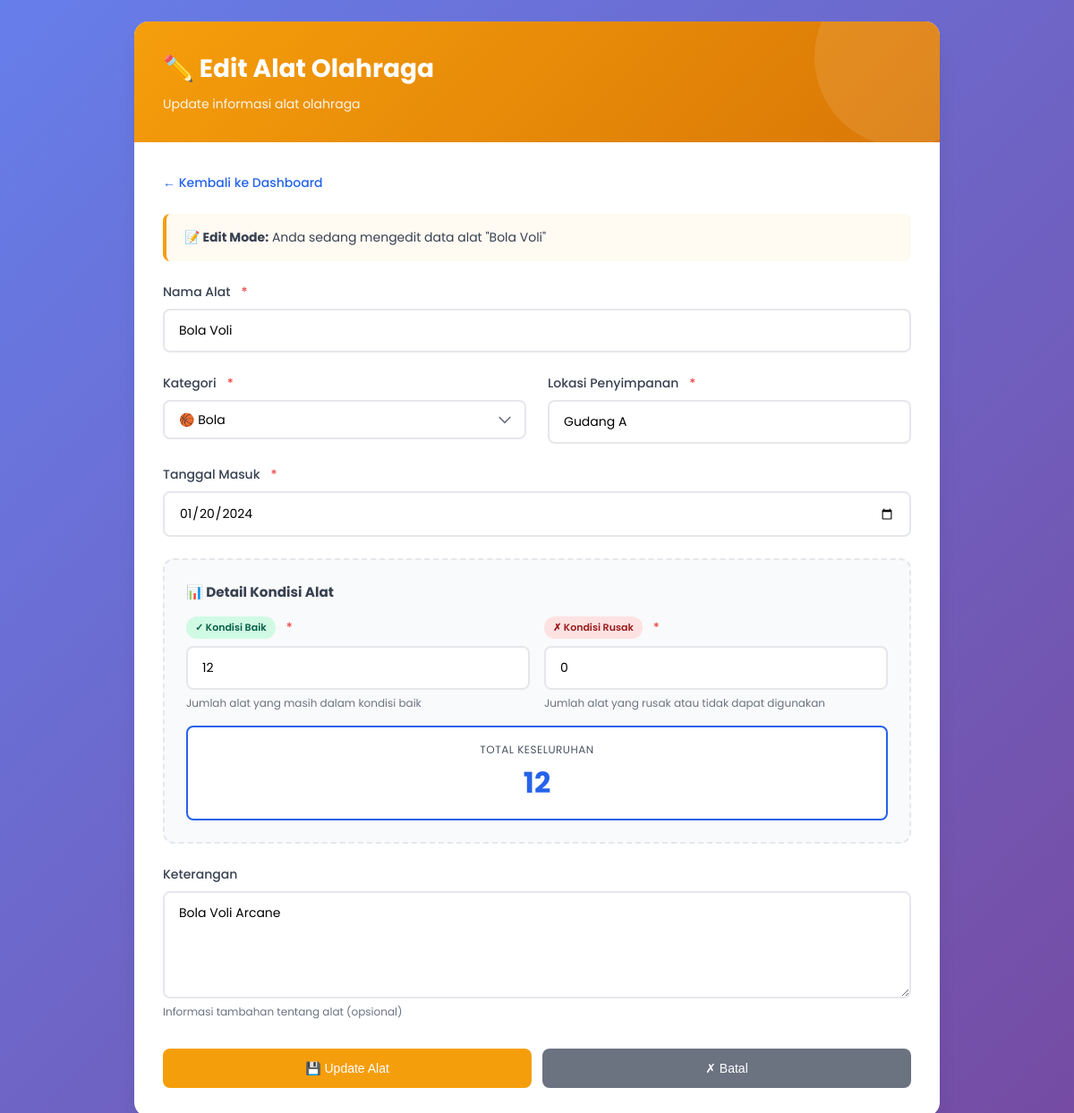
Screenshot of /edit_alat.php?id=2 (signed in) with the database file from the repository.
### tables this page shows
CREATE TABLE `alat_olahraga` (
  `id` int(11) NOT NULL,
  `nama_alat` varchar(100) NOT NULL,
  `kategori` enum('Bola','Raket','Matras','Jaring','Lainnya') NOT NULL,
  `jumlah` int(11) NOT NULL DEFAULT 0,
  `jumlah_rusak` int(11) NOT NULL DEFAULT 0,
  `lokasi_penyimpanan` varchar(100) NOT NULL,
  `tanggal_masuk` date NOT NULL,
  `keterangan` text DEFAULT NULL,
  `created_at` timestamp NOT NULL DEFAULT current_timestamp(),
  `updated_at` timestamp NOT NULL DEFAULT current_timestamp() ON UPDATE current_timestamp()
);

### edit_alat.php (the view, shortened to what this page needs)
<?php
require_once 'config.php';
$id = $_GET['id'];
$query = "SELECT * FROM alat_olahraga WHERE id = ?";
$stmt = $conn->prepare($query);
$stmt->bind_param("i", $id);
$stmt->execute();
$result = $stmt->get_result();
$alat = $result->fetch_assoc();
?>
<!DOCTYPE html>
<html lang="id">
<head>
</head>
<body>
    <div class="container">
        <div class="form-wrapper">
            <div class="form-header">
                <div class="form-header-content">
                    <h1>✏️ Edit Alat Olahraga</h1>
                    <p>Update informasi alat olahraga</p>
                </div>
            </div>
            <div class="form-content">
                <a href="dashboard.php" class="back-link">
                    ← Kembali ke Dashboard
                </a>
                <div class="info-box">
                    <p><strong>📝 Edit Mode:</strong> Anda sedang mengedit data alat "<?php echo htmlspecialchars($alat['nama_alat']); ?>"</p>
                </div>
                <form method="POST" action="" id="editForm">
                    <div class="form-grid">
                        <div class="form-group full-width">
                            <label class="form-label">
                                Nama Alat <span class="required">*</span>
                            </label>
                            <input
                                type="text"
                                name="nama_alat"
                                class="form-control"
                                value="<?php echo htmlspecialchars($alat['nama_alat']); ?>"
                                required
                            >
                        </div>
                        <div class="form-group">
                            <label class="form-label">
                                Kategori <span class="required">*</span>
                            </label>
                            <select name="kategori" class="form-control" required>
                                <option value="Bola" <?php echo $alat['kategori'] == 'Bola' ? 'selected' : ''; ?>>🏀 Bola</option>
                            </select>
                        </div>
                        <div class="form-group">
                            <label class="form-label">
                                Lokasi Penyimpanan <span class="required">*</span>
                            </label>
                            <input
                                type="text"
                                name="lokasi_penyimpanan"
                                class="form-control"
                                value="<?php echo htmlspecialchars($alat['lokasi_penyimpanan']); ?>"
                                required
                            >
                        </div>
                        <div class="form-group full-width">
                            <label class="form-label">
                                Tanggal Masuk <span class="required">*</span>
                            </label>
                            <input
                                type="date"
                                name="tanggal_masuk"
                                class="form-control"
                                value="<?php echo htmlspecialchars($alat['tanggal_masuk']); ?>"
                                required
                            >
                        </div>
                        <div class="kondisi-section">
                            <h3>📊 Detail Kondisi Alat</h3>
                            <div class="kondisi-grid">
                                <div class="kondisi-input-wrapper">
                                    <label>
                                        <span class="kondisi-badge baik">✓ Kondisi Baik</span>
                                        <span class="required">*</span>
                                    </label>
                                    <input
                                        type="number"
                                        name="jumlah"
                                        id="jumlah_baik"
                                        class="form-control"
                                        min="0"
                                        value="<?php echo htmlspecialchars($alat['jumlah']); ?>"
                                        onchange="updateTotal()"
                                        required
                                    >
                                    <span class="form-help">Jumlah alat yang masih dalam kondisi baik</span>
                                </div>
                                <div class="kondisi-input-wrapper">
                                    <label>
                                        <span class="kondisi-badge rusak">✗ Kondisi Rusak</span>
                                        <span class="required">*</span>
                                    </label>
                                    <input
                                        type="number"
                                        name="jumlah_rusak"
                                        id="jumlah_rusak"
                                        class="form-control"
                                        min="0"
                                        value="<?php echo htmlspecialchars($alat['jumlah_rusak']); ?>"
                                        onchange="updateTotal()"
                                        required
                                    >
                                    <span class="form-help">Jumlah alat yang rusak atau tidak dapat digunakan</span>
                                </div>
                                <div class="total-display">
                                    <label>Total Keseluruhan</label>
                                    <div class="total-number" id="total_display">
                                        <?php echo $alat['jumlah'] + $alat['jumlah_rusak']; ?>
                                    </div>
                                </div>
                            </div>
                        </div>
                        <div class="form-group full-width">
                            <label class="form-label">
                                Keterangan
                            </label>
                            <textarea
                                name="keterangan"
                                class="form-control"
                                placeholder="Tambahkan catatan atau keterangan tambahan..."
                            ><?php echo htmlspecialchars($alat['keterangan']); ?></textarea>
                            <span class="form-help">Informasi tambahan tentang alat (opsional)</span>
                        </div>
                    </div>
                    <div class="btn-group">
                        <button type="submit" class="btn btn-warning">
                            💾 Update Alat
                        </button>
                        <button type="button" class="btn btn-secondary" onclick="window.location.href='dashboard.php'">
                            ✗ Batal
                        </button>
                    </div>
                </form>
            </div>
        </div>
    </div>
</body>
</html>

### edit_alat.php (style rules this page uses)
* { margin: 0; padding: 0; box-sizing: border-box; }
:root { --primary-blue: #2563eb; --primary-blue-dark: #1e40af; --accent-orange: #f59e0b; --accent-orange-dark: #d97706; --white: #ffffff; --gray-50: #f9fafb; --gray-100: #f3f4f6; --gray-200: #e5e7eb; --gray-500: #6b7280; --gray-600: #4b5563; --gray-700: #374151; --gray-800: #1f2937; --accent-red: #ef4444; --accent-green: #10b981; }
body { font-family: 'Poppins', sans-serif; background: linear-gradient(135deg, #667eea 0%, #764ba2 100%); min-height: 100vh; padding: 1.5rem; }
.container { max-width: 900px; margin: 0 auto; }
.form-wrapper { background: var(--white); border-radius: 1rem; box-shadow: 0 20px 25px -5px rgba(0, 0, 0, 0.1); overflow: hidden; animation: slideUp 0.4s ease-out; }
.form-header { background: linear-gradient(135deg, var(--accent-orange) 0%, var(--accent-orange-dark) 100%); color: var(--white); padding: 2rem; position: relative; overflow: hidden; }
.form-header::before { content: ''; position: absolute; top: 0; right: 0; width: 200px; height: 200px; background: rgba(255, 255, 255, 0.1); border-radius: 50%; transform: translate(30%, -30%); }
.form-header-content { position: relative; z-index: 1; }
.form-header h1 { font-size: 1.75rem; font-weight: 700; margin-bottom: 0.5rem; }
.form-header p { font-size: 0.875rem; opacity: 0.9; }
.back-link { display: inline-flex; align-items: center; gap: 0.5rem; color: var(--primary-blue); text-decoration: none; font-size: 0.875rem; font-weight: 500; margin-bottom: 1.5rem; transition: all 0.15s; }
.form-content { padding: 2rem; }
.form-grid { display: grid; grid-template-columns: repeat(2, 1fr); gap: 1.5rem; margin-bottom: 1.5rem; }
.form-group { display: flex; flex-direction: column; }
.form-group.full-width { grid-column: 1 / -1; }
.form-label { margin-bottom: 0.5rem; color: var(--gray-700); font-weight: 500; font-size: 0.875rem; display: flex; align-items: center; gap: 0.5rem; }
.required { color: var(--accent-red); margin-left: 0.25rem; }
.form-control { width: 100%; padding: 0.75rem 1rem; border: 2px solid var(--gray-200); border-radius: 0.5rem; font-size: 0.875rem; font-family: inherit; transition: all 0.15s; background: var(--white); }
.form-control::placeholder { color: var(--gray-500); }
textarea.form-control { resize: vertical; min-height: 120px; }
select.form-control { cursor: pointer; background-repeat: no-repeat; background-position: right 0.75rem center; background-size: 1.25rem; padding-right: 2.5rem; appearance: none; }
.form-help { margin-top: 0.375rem; font-size: 0.75rem; color: var(--gray-500); }
.info-box { background: rgba(245, 158, 11, 0.05); border-left: 4px solid var(--accent-orange); padding: 1rem 1.25rem; border-radius: 0.5rem; margin-bottom: 1.5rem; }
.info-box p { margin: 0; color: var(--gray-700); font-size: 0.875rem; }
.kondisi-section { grid-column: 1 / -1; background: var(--gray-50); padding: 1.5rem; border-radius: 0.75rem; border: 2px dashed var(--gray-200); }
.kondisi-section h3 { color: var(--gray-700); font-size: 0.95rem; margin-bottom: 1rem; display: flex; align-items: center; gap: 0.5rem; }
.kondisi-grid { display: grid; grid-template-columns: repeat(2, 1fr); gap: 1rem; }
.kondisi-input-wrapper { display: flex; flex-direction: column; }
.kondisi-input-wrapper label { margin-bottom: 0.5rem; color: var(--gray-700); font-weight: 500; font-size: 0.875rem; display: flex; align-items: center; gap: 0.5rem; }
.kondisi-badge { padding: 4px 10px; border-radius: 12px; font-size: 11px; font-weight: 600; }
.kondisi-badge.baik { background: #d1fae5; color: #065f46; }
.kondisi-badge.rusak { background: #fee2e2; color: #991b1b; }
.total-display { grid-column: 1 / -1; text-align: center; padding: 1rem; background: white; border-radius: 0.5rem; border: 2px solid var(--primary-blue); }
.total-display label { display: block; font-size: 0.75rem; color: var(--gray-600); margin-bottom: 0.25rem; text-transform: uppercase; letter-spacing: 0.5px; }
.total-display .total-number { font-size: 2rem; font-weight: 700; color: var(--primary-blue); }
.btn-group { display: flex; gap: 0.75rem; margin-top: 2rem; }
.btn { flex: 1; display: inline-flex; align-items: center; justify-content: center; gap: 0.5rem; padding: 0.875rem 1.5rem; font-size: 0.875rem; font-weight: 500; border-radius: 0.5rem; border: none; cursor: pointer; transition: all 0.15s; text-decoration: none; }
.btn-warning { background: var(--accent-orange); color: var(--white); }
.btn-secondary { background: var(--gray-500); color: var(--white); }

### rows the page displays
alat_olahraga: nama_alat "Bola Voli", kategori "🏀 Bola", lokasi_penyimpanan "Gudang A", tanggal_masuk "01/20/2024", jumlah "12", jumlah_rusak "0", $alat['jumlah'] + $alat['jumlah_rusak'] "12", keterangan "Bola Voli Arcane"
